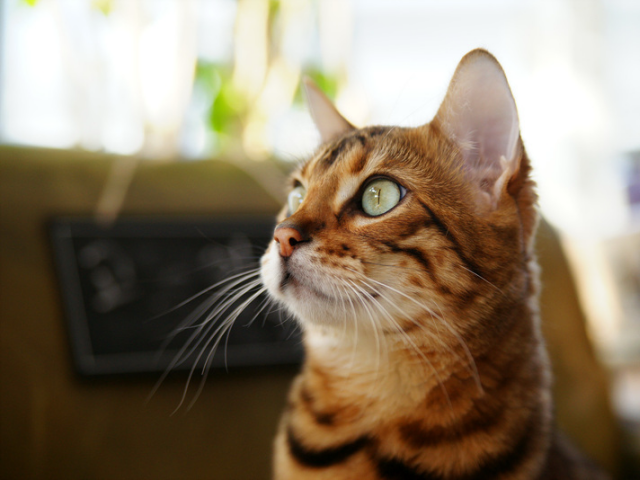
#> input picture step02_OpenCV/imglist/cat.bmp, 640 x 480 px
$ jupyter execute step01_openCVbasic.ipynb
#> lines starting #> are read from the running program, lines starting #| are printed output that depends on the picture
[cell 1]
import matplotlib.pyplot as plt
import cv2

[cell 2]
print(cv2.__version__)

## 1. cat 파일 출력

[cell 3]
# 이미지 파일 read
img = cv2.imread('imglist/cat.bmp')
#> img is the input picture: shape (480, 640, 3); mean B, G, R 104.5, 125.6, 140.8

# 영상 파일이 없을 수도 있다는 전제 하에 조건문 적용 권장
if img is None:
    syhs.exit()

# 이미지 크기 조절
img = cv2.resize(img, (200, 300))
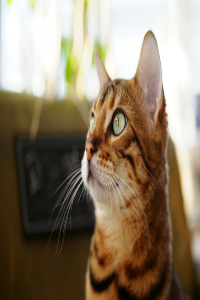
#> img: shape (300, 200, 3); mean B, G, R 104.5, 125.6, 140.7

# 영상 출력 함수
cv2.imshow('cat image', img)

# 생략시 안보임, key 입력될 때까지 이미지 화면에 실행 해 놓겠다는 의미
cv2.waitKey()

# 생성된 이미지 관련된 창 종료(window)
cv2.destroyAllWindows()

## 2. 이미지 저장

[cell 4]
img = cv2.imread('imglist/cat.bmp')
img2 = cv2.imwrite('imglist/cat2.bmp', img)
print(img2)
#| True

## 3. matplotlib 로 이미지 그리기

[cell 5]
imgBGR = cv2.imread('imglist/cat.bmp')

# cv2.imread() 함수로 read 한 영상의 색상 정보는 RGB가 아닌 BGR 순서로 변경
imgRGB = cv2.cvtColor(imgBGR, cv2.COLOR_BGR2RGB)

# x, y 좌표값 표현 여부
plt.axis('off')
plt.imshow(imgRGB)
plt.show()

[cell 6]
# 그레이스케일 영상 출력
imgGray = cv2.imread('imglist/cat.bmp', cv2.IMREAD_GRAYSCALE)
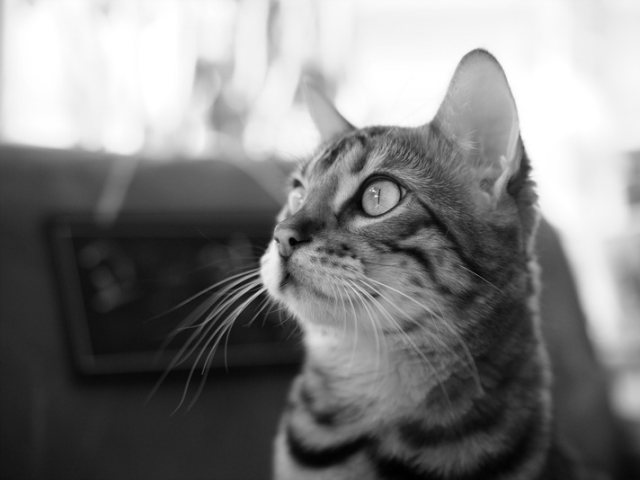
#> imgGray: shape (480, 640); min 0, max 255, mean 127.8

# plt.axis('off')
plt.imshow(imgGray, cmap='gray')
plt.show()

[cell 7]
# 두 개의 영상을 함께 출력
plt.subplot(121), plt.axis('off'), plt.imshow(imgRGB)
plt.show()

[cell 8]
plt.subplot(122), plt.axis('off'), plt.imshow(imgGray, cmap='gray')
plt.show()

## 4. 영상 (이미지 & 동영상)의 속성과 픽셀값 참조

- 흑백? 컬러?

[cell 9]
# 흑백 이미지
img1 = cv2.imread('imglist/cat.bmp', cv2.IMREAD_GRAYSCALE)

# 컬러 이미지
img2 = cv2.imread('imglist/cat.bmp', cv2.IMREAD_COLOR)

if img1 is None or img2 is None:
    sys.exit()

# 이미지는 numpy 즉 ndarray 행렬형식
print(type(img1), img1.shape, img1.dtype)
#| <class 'numpy.ndarray'> (480, 640) uint8
print(type(img2), img2.shape, img2.dtype)
#| <class 'numpy.ndarray'> (480, 640, 3) uint8

## 5.ROI : 부분영상 추출 의미

[cell 10]
img = cv2.imread('imglist/cat.bmp')

#원본으로 부터
img2 = img[80:160, 50:170]
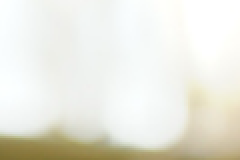
#> img2: shape (80, 120, 3) (shown 2 times larger); mean B, G, R 222.7, 232.5, 232.9

img3 = img[80:160, 50:170].copy()

img2.fill(0)
#> img2: shape (80, 120, 3); every value is 0

cv2.imshow('img', img)
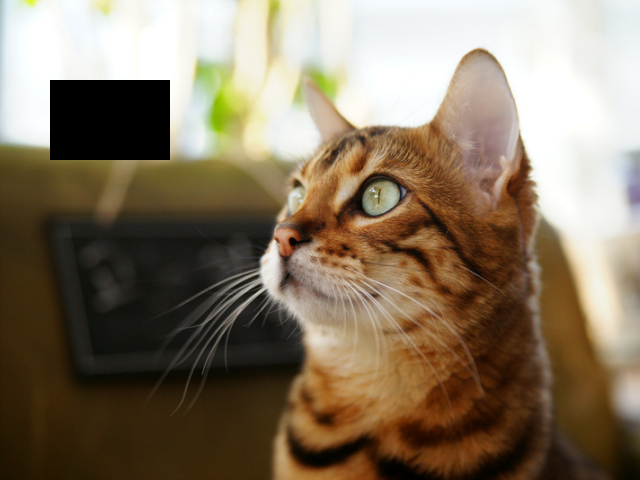
#> window 'img': shape (480, 640, 3); mean B, G, R 97.6, 118.4, 133.5
cv2.imshow('img2', img2)
cv2.imshow('img3', img3)

cv2.waitKey(10)
cv2.destroyAllWindows
